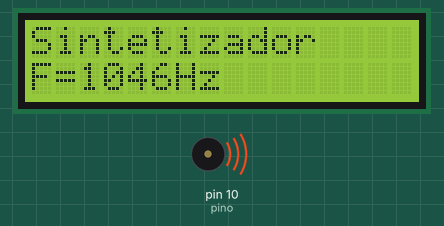
A sketch run on a simulated Arduino Nano, built with avr-gcc and run on an emulated ATmega328P. Shown: 16×2 character LCD, buzzer (waves = sounding). What the sketch prints to the serial monitor is not drawn.

Above: at 0.1 s.
At 6.1 s:
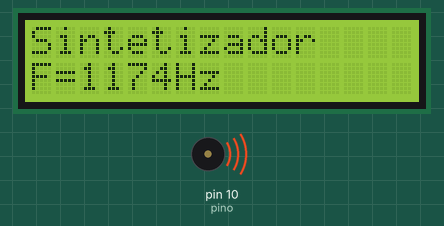
At 13.2 s:
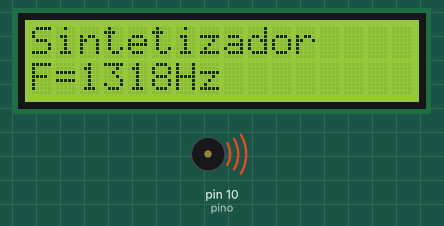
At 30.8 s:
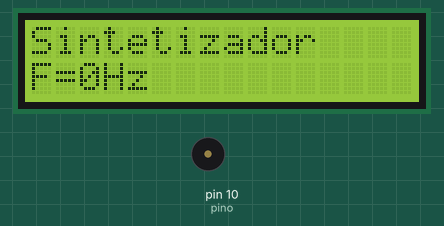
Timing chart, 0 to 40.0 s (numbered marks = the images above):
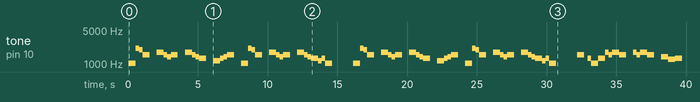

The sketch:

Sintetizador.ino
```cpp
//Feito por Mateus Heinen Feltrin - 04/04/2016

#include <LiquidCrystal.h>

//Primeira oitava
#define C1 65
#define D1 73
#define E1 82
#define F1 87
#define G1 97
#define A1 110
#define B1 123

//Segunda oitava
#define C2 130
#define D2 146
#define E2 164
#define F2 174
#define G2 195
#define A2 220
#define B2 246

//Terceira oitava
#define C3 261
#define D3 293
#define E3 329
#define F3 349
#define G3 391
#define A3 440
#define B3 493

//Quarta oitava
#define C4 523
#define D4 587
#define E4 659
#define F4 698
#define G4 783
#define A4 880
#define B4 987

//Quinta oitava
#define C5 1046
#define D5 1174
#define Ds5 1244
#define E5 1318
#define F5 1396
#define G5 1567
#define A5 1760
#define B5 1975

//Sexta oitava
#define C6 2093
#define D6 2349
#define E6 2637
#define F6 2793
#define G6 3135
#define A6 3520
#define B6 3951

#define pino 10

LiquidCrystal lcd(12, 11, 5, 4, 3, 2);

const int tempo = 500; //em milisegundos (o tempo vale 1/4)

const int semibreve = 4*tempo;
const int minima = 2*tempo;
const int seminima = tempo;
const int colcheia = tempo/2;
const int semicolcheia = tempo/4;


const int notas[][2] = {{C5, seminima},
                           {C6, colcheia},
                           {B5, colcheia},
                           {G5, seminima},
                           {00, seminima},

                           {A5, seminima},
                           {G5, colcheia},
                           {F5, colcheia},
                           {G5, seminima},
                           {00, seminima},

                           {A5, seminima},
                           {G5, colcheia},
                           {F5, colcheia},
                           {E5, seminima},
                           {00, seminima},

                           {D5, seminima},
                           {E5, colcheia},
                           {F5, colcheia},
                           {G5, seminima},
                           {00, seminima},
//////////////////////////////////////////////2
                           {C5, seminima},
                           {C6, colcheia},
                           {B5, colcheia},
                           {G5, seminima},
                           {00, seminima},

                           {A5, seminima},
                           {G5, colcheia},
                           {F5, colcheia},
                           {G5, seminima},
                           {00, seminima},

                           {A5, seminima},
                           {G5, colcheia},
                           {F5, colcheia},
                           {E5, seminima},
                           {D5, colcheia},
                           {E5, colcheia},

                           {C5, seminima},
                           {00, seminima},
                           {00, minima},

                           {C5, seminima},
                           {C6, colcheia},
                           {B5, colcheia},
                           {G5, seminima},
                           {00, seminima},
/////////////////////////////////////////////3
                           {A5, seminima},
                           {G5, colcheia},
                           {F5, colcheia},
                           {G5, seminima},
                           {00, seminima},

                           {A5, seminima},
                           {G5, colcheia},
                           {F5, colcheia},
                           {E5, seminima},
                           {00, seminima},

                           {D5, seminima},
                           {E5, colcheia},
                           {F5, colcheia},
                           {G5, seminima},
                           {00, seminima},

                           {C5, seminima},
                           {C6, colcheia},
                           {B5, colcheia},
                           {G5, seminima},
                           {00, seminima},

                           {A5, seminima},
                           {G5, colcheia},
                           {F5, colcheia},
                           {G5, seminima},
                           {00, seminima},
/////////////////////////////////////////////4
                           {A5, seminima},
                           {G5, colcheia},
                           {F5, colcheia},
                           {E5, seminima},
                           {D5, colcheia},
                           {E5, colcheia},

                           {C5, seminima},
                           {00, seminima},
                           {00, minima},

                           {G5, seminima},
                           {00, colcheia},
                           {E5, colcheia},
                           {C5, seminima},
                           {E5, seminima},

                           {A5, colcheia},
                           {G5, colcheia},
                           {A5, seminima},
                           {G5, seminima},
                           {00, seminima},

                           {A5, colcheia},
                           {G5, colcheia},
                           {A5, seminima},
                           {G5, seminima},
                           {00, seminima},
////////////////////////////////////////////5
                           {F5, seminima},
                           {Ds5, seminima},
                           {E5, seminima},
                           {00, seminima},

                           {G5, seminima},
                           {00, colcheia},
                           {E5, colcheia},
                           {G5, semicolcheia},
                           {00, semicolcheia},
                           {00, colcheia},
                           {E5, semicolcheia},
                           {00, semicolcheia},
                           {00, colcheia},

                           {A5, colcheia},
                           {G5, colcheia},
                           {A5, seminima},
                           {G5, seminima},
                           {00, seminima},

                           {A5, colcheia},
                           {G5, colcheia},
                           {A5, seminima},
                           {G5, seminima},
                           {C5, semicolcheia},
                           {00, semicolcheia},
                           {00, colcheia},

                           {-1, -1} //indica o fim da música
                           };

void setup() {
  // put your setup code here, to run once:
  pinMode(pino, OUTPUT);
  Serial.begin(250000);
  lcd.begin(16, 2);
  lcd.clear();
  lcd.setCursor(0, 0);
  lcd.print("Sintetizador");
  lcd.setCursor(0, 1);
  lcd.print("F=");
}

void loop() {
  // put your main code here, to run repeatedly:
  static int i = 0;
  while(notas[i][0] != -1){
    Serial.println(notas[i][0]);
    lcd.setCursor(2, 1);
    lcd.print(notas[i][0]);
    lcd.print("Hz    ");
    tone(pino, notas[i][0], notas[i][1]);
    delay(notas[i][1]);
    noTone(pino);
    i++;
  }
  noTone(pino);
  i = 0;
}
```

Measured:
- by itself, tone on pin 10 (pino): plays 1046 Hz for 0.50 s, 2093 Hz for 0.25 s, 1975 Hz for 0.25 s, 1567 Hz for 0.50 s, 1760 Hz for 0.50 s, 1567 Hz for 0.25 s … (77 notes in this stretch)
- what the display in image 1 shows lasts 0.5 s, from 6.1 s to 6.6 s
